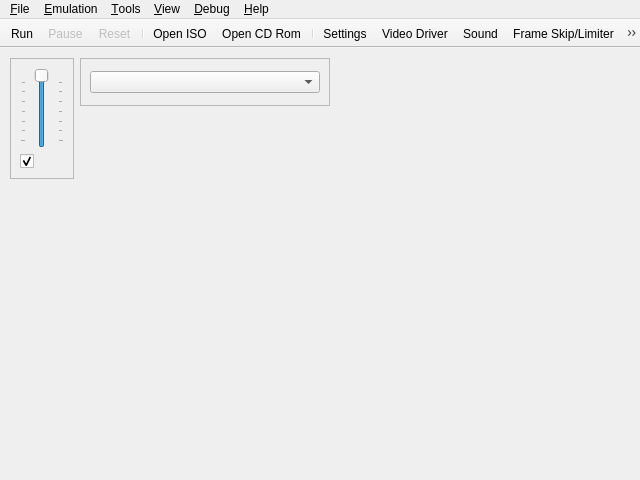
<?xml version="1.0" encoding="UTF-8"?>
<ui version="4.0">
 <class>UIYabause</class>
 <widget class="QMainWindow" name="UIYabause">
  <property name="geometry">
   <rect>
    <x>0</x>
    <y>0</y>
    <width>640</width>
    <height>480</height>
   </rect>
  </property>
  <property name="windowTitle">
   <string notr="true">Yaba Sanshiro</string>
  </property>
  <property name="windowIcon">
   <iconset>
    <normaloff>../../android/app/src/main/res/mipmap-xxxhdpi/ic_launcher.png</normaloff>../../android/app/src/main/res/mipmap-xxxhdpi/ic_launcher.png</iconset>
  </property>
  <property name="iconSize">
   <size>
    <width>16</width>
    <height>16</height>
   </size>
  </property>
  <widget class="QWidget" name="centralwidget">
   <widget class="QFrame" name="fSound">
    <property name="geometry">
     <rect>
      <x>10</x>
      <y>10</y>
      <width>64</width>
      <height>121</height>
     </rect>
    </property>
    <property name="sizePolicy">
     <sizepolicy hsizetype="Maximum" vsizetype="Fixed">
      <horstretch>0</horstretch>
      <verstretch>0</verstretch>
     </sizepolicy>
    </property>
    <property name="frameShape">
     <enum>QFrame::Shape::StyledPanel</enum>
    </property>
    <property name="frameShadow">
     <enum>QFrame::Shadow::Sunken</enum>
    </property>
    <layout class="QVBoxLayout">
     <item>
      <widget class="QSlider" name="sVolume">
       <property name="sizePolicy">
        <sizepolicy hsizetype="Expanding" vsizetype="Expanding">
         <horstretch>0</horstretch>
         <verstretch>0</verstretch>
        </sizepolicy>
       </property>
       <property name="toolTip">
        <string>Volume</string>
       </property>
       <property name="maximum">
        <number>100</number>
       </property>
       <property name="value">
        <number>100</number>
       </property>
       <property name="orientation">
        <enum>Qt::Orientation::Vertical</enum>
       </property>
       <property name="tickPosition">
        <enum>QSlider::TickPosition::TicksBothSides</enum>
       </property>
       <property name="tickInterval">
        <number>15</number>
       </property>
      </widget>
     </item>
     <item>
      <widget class="QCheckBox" name="cbSound">
       <property name="toolTip">
        <string>Mute/UnMute Sound</string>
       </property>
       <property name="icon">
        <iconset resource="../resources/resources.qrc">
         <normaloff>:/actions/sound.png</normaloff>:/actions/sound.png</iconset>
       </property>
       <property name="checked">
        <bool>true</bool>
       </property>
      </widget>
     </item>
    </layout>
   </widget>
   <widget class="QFrame" name="fVideoDriver">
    <property name="geometry">
     <rect>
      <x>80</x>
      <y>10</y>
      <width>250</width>
      <height>48</height>
     </rect>
    </property>
    <property name="sizePolicy">
     <sizepolicy hsizetype="Maximum" vsizetype="Fixed">
      <horstretch>0</horstretch>
      <verstretch>0</verstretch>
     </sizepolicy>
    </property>
    <property name="frameShape">
     <enum>QFrame::Shape::StyledPanel</enum>
    </property>
    <property name="frameShadow">
     <enum>QFrame::Shadow::Sunken</enum>
    </property>
    <layout class="QVBoxLayout">
     <item>
      <widget class="QComboBox" name="cbVideoDriver"/>
     </item>
    </layout>
   </widget>
  </widget>
  <widget class="QMenuBar" name="menubar">
   <property name="geometry">
    <rect>
     <x>0</x>
     <y>0</y>
     <width>640</width>
     <height>21</height>
    </rect>
   </property>
   <widget class="QMenu" name="mFile">
    <property name="title">
     <string>&amp;File</string>
    </property>
    <widget class="QMenu" name="mFileSaveState">
     <property name="title">
      <string>S&amp;ave State</string>
     </property>
     <property name="icon">
      <iconset resource="../resources/resources.qrc">
       <normaloff>:/actions/icons/actions/save_state.png</normaloff>:/actions/icons/actions/save_state.png</iconset>
     </property>
     <addaction name="actionTo_Cloud"/>
     <addaction name="separator"/>
     <addaction name="aFileSaveStateAs"/>
     <addaction name="separator"/>
     <addaction name="aFileSaveState0"/>
     <addaction name="aFileSaveState1"/>
     <addaction name="aFileSaveState2"/>
     <addaction name="aFileSaveState3"/>
     <addaction name="aFileSaveState4"/>
     <addaction name="aFileSaveState5"/>
     <addaction name="aFileSaveState6"/>
     <addaction name="aFileSaveState7"/>
     <addaction name="aFileSaveState8"/>
     <addaction name="aFileSaveState9"/>
    </widget>
    <widget class="QMenu" name="mFileLoadState">
     <property name="title">
      <string>L&amp;oad State</string>
     </property>
     <property name="icon">
      <iconset resource="../resources/resources.qrc">
       <normaloff>:/actions/icons/actions/load_state.png</normaloff>:/actions/icons/actions/load_state.png</iconset>
     </property>
     <addaction name="actionFrom_Cloud"/>
     <addaction name="separator"/>
     <addaction name="aFileLoadStateAs"/>
     <addaction name="separator"/>
     <addaction name="aFileLoadState0"/>
     <addaction name="aFileLoadState1"/>
     <addaction name="aFileLoadState2"/>
     <addaction name="aFileLoadState3"/>
     <addaction name="aFileLoadState4"/>
     <addaction name="aFileLoadState5"/>
     <addaction name="aFileLoadState6"/>
     <addaction name="aFileLoadState7"/>
     <addaction name="aFileLoadState8"/>
     <addaction name="aFileLoadState9"/>
    </widget>
    <addaction name="aFileSettings"/>
    <addaction name="separator"/>
    <addaction name="actionGame_Browser"/>
    <addaction name="aFileOpenISO"/>
    <addaction name="aFileOpenCDRom"/>
    <addaction name="aFileOpenSSF"/>
    <addaction name="actionOpen_Tray"/>
    <addaction name="separator"/>
    <addaction name="mFileSaveState"/>
    <addaction name="mFileLoadState"/>
    <addaction name="separator"/>
    <addaction name="aFileScreenshot"/>
    <addaction name="separator"/>
    <addaction name="aFileQuit"/>
    <addaction name="separator"/>
    <addaction name="aFileAndroid"/>
    <addaction name="aFileiOS"/>
   </widget>
   <widget class="QMenu" name="mView">
    <property name="title">
     <string>&amp;View</string>
    </property>
    <widget class="QMenu" name="mViewLayer">
     <property name="title">
      <string>&amp;Layer</string>
     </property>
     <property name="icon">
      <iconset resource="../resources/resources.qrc">
       <normaloff>:/actions/icons/actions/layer.png</normaloff>:/actions/icons/actions/layer.png</iconset>
     </property>
     <addaction name="aViewLayerVdp1"/>
     <addaction name="aViewLayerNBG0"/>
     <addaction name="aViewLayerNBG1"/>
     <addaction name="aViewLayerNBG2"/>
     <addaction name="aViewLayerNBG3"/>
     <addaction name="aViewLayerRBG0"/>
    </widget>
    <addaction name="aViewFPS"/>
    <addaction name="mViewLayer"/>
    <addaction name="aViewFullscreen"/>
    <addaction name="aViewLog"/>
   </widget>
   <widget class="QMenu" name="mViewDebug">
    <property name="enabled">
     <bool>true</bool>
    </property>
    <property name="title">
     <string>&amp;Debug</string>
    </property>
    <addaction name="aViewDebugMSH2"/>
    <addaction name="aViewDebugSSH2"/>
    <addaction name="aViewDebugVDP1"/>
    <addaction name="aViewDebugVDP2"/>
    <addaction name="aViewDebugM68K"/>
    <addaction name="aViewDebugSCUDSP"/>
    <addaction name="aViewDebugSCSP"/>
    <addaction name="aViewDebugSCSPChan"/>
    <addaction name="aViewDebugSCSPDSP"/>
    <addaction name="separator"/>
    <addaction name="aViewDebugMemoryEditor"/>
    <addaction name="separator"/>
    <addaction name="aTraceLogging"/>
   </widget>
   <widget class="QMenu" name="mHelp">
    <property name="title">
     <string>&amp;Help</string>
    </property>
    <addaction name="aHelpReport"/>
    <addaction name="aHelpCompatibilityList"/>
    <addaction name="aHelpAbout"/>
    <addaction name="actionCheck_for_updates"/>
   </widget>
   <widget class="QMenu" name="mTools">
    <property name="title">
     <string>&amp;Tools</string>
    </property>
    <addaction name="actionOpen_web_interface"/>
    <addaction name="aToolsBackupManager"/>
    <addaction name="aToolsCheatsList"/>
    <addaction name="aToolsCheatSearch"/>
    <addaction name="aToolsTransfer"/>
   </widget>
   <widget class="QMenu" name="mEmulation">
    <property name="title">
     <string>&amp;Emulation</string>
    </property>
    <addaction name="aEmulationRun"/>
    <addaction name="aEmulationPause"/>
    <addaction name="aEmulationReset"/>
    <addaction name="separator"/>
    <addaction name="aEmulationFrameSkipLimiter"/>
    <addaction name="actionRecord"/>
    <addaction name="actionPlay"/>
   </widget>
   <addaction name="mFile"/>
   <addaction name="mEmulation"/>
   <addaction name="mTools"/>
   <addaction name="mView"/>
   <addaction name="mViewDebug"/>
   <addaction name="mHelp"/>
  </widget>
  <widget class="QToolBar" name="toolBar">
   <property name="windowTitle">
    <string>toolBar</string>
   </property>
   <property name="movable">
    <bool>false</bool>
   </property>
   <property name="iconSize">
    <size>
     <width>24</width>
     <height>24</height>
    </size>
   </property>
   <property name="floatable">
    <bool>true</bool>
   </property>
   <attribute name="toolBarArea">
    <enum>TopToolBarArea</enum>
   </attribute>
   <attribute name="toolBarBreak">
    <bool>false</bool>
   </attribute>
   <addaction name="aEmulationRun"/>
   <addaction name="aEmulationPause"/>
   <addaction name="aEmulationReset"/>
   <addaction name="separator"/>
   <addaction name="aFileOpenISO"/>
   <addaction name="aFileOpenCDRom"/>
   <addaction name="separator"/>
   <addaction name="aFileSettings"/>
   <addaction name="aVideoDriver"/>
   <addaction name="aSound"/>
   <addaction name="aEmulationFrameSkipLimiter"/>
   <addaction name="aViewFPS"/>
   <addaction name="aViewFullscreen"/>
   <addaction name="aFileScreenshot"/>
   <addaction name="separator"/>
   <addaction name="aToolsBackupManager"/>
   <addaction name="aToolsCheatsList"/>
   <addaction name="separator"/>
   <addaction name="aFileQuit"/>
   <addaction name="aHelpAbout"/>
   <addaction name="actionAndroid"/>
   <addaction name="actioniOS"/>
  </widget>
  <action name="aFileQuit">
   <property name="icon">
    <iconset resource="../resources/resources.qrc">
     <normaloff>:/actions/icons/actions/quit.png</normaloff>:/actions/icons/actions/quit.png</iconset>
   </property>
   <property name="text">
    <string>&amp;Quit</string>
   </property>
   <property name="shortcut">
    <string>Ctrl+Q</string>
   </property>
  </action>
  <action name="aYabauseStart">
   <property name="text">
    <string>Start</string>
   </property>
  </action>
  <action name="aYabauseStop">
   <property name="text">
    <string>Stop</string>
   </property>
  </action>
  <action name="aFileSettings">
   <property name="icon">
    <iconset resource="../resources/resources.qrc">
     <normaloff>:/actions/icons/actions/settings.png</normaloff>:/actions/icons/actions/settings.png</iconset>
   </property>
   <property name="text">
    <string>&amp;Settings...</string>
   </property>
   <property name="shortcut">
    <string>Ctrl+S</string>
   </property>
  </action>
  <action name="aEmulationRun">
   <property name="icon">
    <iconset resource="../resources/resources.qrc">
     <normaloff>:/actions/icons/actions/play.png</normaloff>:/actions/icons/actions/play.png</iconset>
   </property>
   <property name="text">
    <string>R&amp;un</string>
   </property>
   <property name="shortcut">
    <string>F1</string>
   </property>
  </action>
  <action name="aEmulationPause">
   <property name="enabled">
    <bool>false</bool>
   </property>
   <property name="icon">
    <iconset resource="../resources/resources.qrc">
     <normaloff>:/actions/icons/actions/pause.png</normaloff>:/actions/icons/actions/pause.png</iconset>
   </property>
   <property name="text">
    <string>&amp;Pause</string>
   </property>
   <property name="shortcut">
    <string>F2</string>
   </property>
  </action>
  <action name="aEmulationReset">
   <property name="enabled">
    <bool>false</bool>
   </property>
   <property name="icon">
    <iconset resource="../resources/resources.qrc">
     <normaloff>:/actions/icons/actions/reset.png</normaloff>:/actions/icons/actions/reset.png</iconset>
   </property>
   <property name="text">
    <string>&amp;Reset</string>
   </property>
   <property name="shortcut">
    <string>F3</string>
   </property>
  </action>
  <action name="aToolsTransfer">
   <property name="enabled">
    <bool>true</bool>
   </property>
   <property name="icon">
    <iconset resource="../resources/resources.qrc">
     <normaloff>:/actions/icons/actions/transfert.png</normaloff>:/actions/icons/actions/transfert.png</iconset>
   </property>
   <property name="text">
    <string>&amp;Transfer</string>
   </property>
   <property name="shortcut">
    <string>Ctrl+T</string>
   </property>
  </action>
  <action name="aFileScreenshot">
   <property name="icon">
    <iconset resource="../resources/resources.qrc">
     <normaloff>:/actions/icons/actions/screenshot.png</normaloff>:/actions/icons/actions/screenshot.png</iconset>
   </property>
   <property name="text">
    <string>Sc&amp;reenshot</string>
   </property>
   <property name="shortcut">
    <string>F8</string>
   </property>
  </action>
  <action name="aEmulationFrameSkipLimiter">
   <property name="checkable">
    <bool>true</bool>
   </property>
   <property name="icon">
    <iconset resource="../resources/resources.qrc">
     <normaloff>:/actions/icons/actions/frame_skipping.png</normaloff>:/actions/icons/actions/frame_skipping.png</iconset>
   </property>
   <property name="text">
    <string>&amp;Frame Skip/Limiter</string>
   </property>
   <property name="shortcut">
    <string>F4</string>
   </property>
  </action>
  <action name="aViewFPS">
   <property name="checkable">
    <bool>true</bool>
   </property>
   <property name="icon">
    <iconset resource="../resources/resources.qrc">
     <normaloff>:/actions/icons/actions/fps.png</normaloff>:/actions/icons/actions/fps.png</iconset>
   </property>
   <property name="text">
    <string>F&amp;PS</string>
   </property>
   <property name="iconText">
    <string>FPS</string>
   </property>
   <property name="shortcut">
    <string>F12</string>
   </property>
  </action>
  <action name="aViewLayerVdp1">
   <property name="checkable">
    <bool>true</bool>
   </property>
   <property name="checked">
    <bool>true</bool>
   </property>
   <property name="text">
    <string>Vdp1</string>
   </property>
   <property name="shortcut">
    <string>1</string>
   </property>
  </action>
  <action name="aViewFullscreen">
   <property name="checkable">
    <bool>true</bool>
   </property>
   <property name="icon">
    <iconset resource="../resources/resources.qrc">
     <normaloff>:/actions/fullscreen.png</normaloff>:/actions/fullscreen.png</iconset>
   </property>
   <property name="text">
    <string>&amp;Fullscreen</string>
   </property>
   <property name="shortcut">
    <string>Alt+Return</string>
   </property>
  </action>
  <action name="aViewLog">
   <property name="checkable">
    <bool>true</bool>
   </property>
   <property name="icon">
    <iconset resource="../resources/resources.qrc">
     <normaloff>:/actions/icons/actions/log.png</normaloff>:/actions/icons/actions/log.png</iconset>
   </property>
   <property name="text">
    <string>&amp;Log</string>
   </property>
   <property name="shortcut">
    <string>Ctrl+L</string>
   </property>
  </action>
  <action name="aViewDebugMSH2">
   <property name="icon">
    <iconset resource="../resources/resources.qrc">
     <normaloff>:/actions/icons/actions/debug_cpu.png</normaloff>:/actions/icons/actions/debug_cpu.png</iconset>
   </property>
   <property name="text">
    <string>&amp;Master SH2</string>
   </property>
  </action>
  <action name="aViewDebugSSH2">
   <property name="enabled">
    <bool>true</bool>
   </property>
   <property name="icon">
    <iconset resource="../resources/resources.qrc">
     <normaloff>:/actions/icons/actions/debug_cpu.png</normaloff>:/actions/icons/actions/debug_cpu.png</iconset>
   </property>
   <property name="text">
    <string>&amp;Slave SH2</string>
   </property>
  </action>
  <action name="aViewDebugVDP1">
   <property name="enabled">
    <bool>true</bool>
   </property>
   <property name="icon">
    <iconset resource="../resources/resources.qrc">
     <normaloff>:/actions/icons/actions/debug_cpu.png</normaloff>:/actions/icons/actions/debug_cpu.png</iconset>
   </property>
   <property name="text">
    <string>VDP&amp;1</string>
   </property>
  </action>
  <action name="aViewDebugVDP2">
   <property name="enabled">
    <bool>true</bool>
   </property>
   <property name="icon">
    <iconset resource="../resources/resources.qrc">
     <normaloff>:/actions/icons/actions/debug_cpu.png</normaloff>:/actions/icons/actions/debug_cpu.png</iconset>
   </property>
   <property name="text">
    <string>VDP&amp;2</string>
   </property>
  </action>
  <action name="aViewDebugM68K">
   <property name="enabled">
    <bool>true</bool>
   </property>
   <property name="icon">
    <iconset resource="../resources/resources.qrc">
     <normaloff>:/actions/icons/actions/debug_cpu.png</normaloff>:/actions/icons/actions/debug_cpu.png</iconset>
   </property>
   <property name="text">
    <string>M&amp;68K</string>
   </property>
  </action>
  <action name="aViewDebugSCUDSP">
   <property name="enabled">
    <bool>true</bool>
   </property>
   <property name="icon">
    <iconset resource="../resources/resources.qrc">
     <normaloff>:/actions/icons/actions/debug_cpu.png</normaloff>:/actions/icons/actions/debug_cpu.png</iconset>
   </property>
   <property name="text">
    <string>SCU-&amp;DSP</string>
   </property>
  </action>
  <action name="aViewDebugSCSP">
   <property name="enabled">
    <bool>true</bool>
   </property>
   <property name="icon">
    <iconset resource="../resources/resources.qrc">
     <normaloff>:/actions/icons/actions/debug_cpu.png</normaloff>:/actions/icons/actions/debug_cpu.png</iconset>
   </property>
   <property name="text">
    <string>S&amp;CSP</string>
   </property>
  </action>
  <action name="aViewDebugMemoryTransfer">
   <property name="enabled">
    <bool>true</bool>
   </property>
   <property name="text">
    <string>Memory Transfer</string>
   </property>
  </action>
  <action name="aHelpAbout">
   <property name="icon">
    <iconset resource="../resources/resources.qrc">
     <normaloff>:/actions/icons/actions/about.png</normaloff>:/actions/icons/actions/about.png</iconset>
   </property>
   <property name="text">
    <string>&amp;About...</string>
   </property>
  </action>
  <action name="aViewLayerNBG0">
   <property name="checkable">
    <bool>true</bool>
   </property>
   <property name="checked">
    <bool>true</bool>
   </property>
   <property name="text">
    <string>NBG0</string>
   </property>
   <property name="shortcut">
    <string>2</string>
   </property>
  </action>
  <action name="aViewLayerNBG1">
   <property name="checkable">
    <bool>true</bool>
   </property>
   <property name="checked">
    <bool>true</bool>
   </property>
   <property name="text">
    <string>NBG1</string>
   </property>
   <property name="shortcut">
    <string>3</string>
   </property>
  </action>
  <action name="aViewLayerNBG2">
   <property name="checkable">
    <bool>true</bool>
   </property>
   <property name="checked">
    <bool>true</bool>
   </property>
   <property name="text">
    <string>NBG2</string>
   </property>
   <property name="shortcut">
    <string>4</string>
   </property>
  </action>
  <action name="aViewLayerNBG3">
   <property name="checkable">
    <bool>true</bool>
   </property>
   <property name="checked">
    <bool>true</bool>
   </property>
   <property name="text">
    <string>NBG3</string>
   </property>
   <property name="shortcut">
    <string>5</string>
   </property>
  </action>
  <action name="aViewLayerRBG0">
   <property name="checkable">
    <bool>true</bool>
   </property>
   <property name="checked">
    <bool>true</bool>
   </property>
   <property name="text">
    <string>RBG0</string>
   </property>
   <property name="shortcut">
    <string>6</string>
   </property>
  </action>
  <action name="aFileSaveState1">
   <property name="text">
    <string>Save1</string>
   </property>
   <property name="shortcut">
    <string>Ctrl+1</string>
   </property>
  </action>
  <action name="aFileSaveState2">
   <property name="text">
    <string>Save2</string>
   </property>
   <property name="shortcut">
    <string>Ctrl+2</string>
   </property>
  </action>
  <action name="aFileSaveState3">
   <property name="text">
    <string>Save3</string>
   </property>
   <property name="shortcut">
    <string>Ctrl+3</string>
   </property>
  </action>
  <action name="aFileSaveState4">
   <property name="text">
    <string>Save4</string>
   </property>
   <property name="shortcut">
    <string>Ctrl+4</string>
   </property>
  </action>
  <action name="aFileSaveState5">
   <property name="text">
    <string>Save5</string>
   </property>
   <property name="shortcut">
    <string>Ctrl+5</string>
   </property>
  </action>
  <action name="aFileSaveState6">
   <property name="text">
    <string>Save6</string>
   </property>
   <property name="shortcut">
    <string>Ctrl+6</string>
   </property>
  </action>
  <action name="aFileSaveState7">
   <property name="text">
    <string>Save7</string>
   </property>
   <property name="shortcut">
    <string>Ctrl+7</string>
   </property>
  </action>
  <action name="aFileSaveState8">
   <property name="text">
    <string>Save8</string>
   </property>
   <property name="shortcut">
    <string>Ctrl+8</string>
   </property>
  </action>
  <action name="aFileSaveState9">
   <property name="text">
    <string>Save9</string>
   </property>
   <property name="shortcut">
    <string>Ctrl+9</string>
   </property>
  </action>
  <action name="aFileLoadState1">
   <property name="text">
    <string>Load1</string>
   </property>
   <property name="shortcut">
    <string>Alt+1</string>
   </property>
  </action>
  <action name="aFileLoadState2">
   <property name="text">
    <string>Load2</string>
   </property>
   <property name="shortcut">
    <string>Alt+2</string>
   </property>
  </action>
  <action name="aFileLoadState3">
   <property name="text">
    <string>Load3</string>
   </property>
   <property name="shortcut">
    <string>Alt+3</string>
   </property>
  </action>
  <action name="aFileLoadState4">
   <property name="text">
    <string>Load4</string>
   </property>
   <property name="shortcut">
    <string>Alt+4</string>
   </property>
  </action>
  <action name="aFileLoadState5">
   <property name="text">
    <string>Load5</string>
   </property>
   <property name="shortcut">
    <string>Alt+5</string>
   </property>
  </action>
  <action name="aFileLoadState6">
   <property name="text">
    <string>Load6</string>
   </property>
   <property name="shortcut">
    <string>Alt+6</string>
   </property>
  </action>
  <action name="aFileLoadState7">
   <property name="text">
    <string>Load7</string>
   </property>
   <property name="shortcut">
    <string>Alt+7</string>
   </property>
  </action>
  <action name="aFileLoadState8">
   <property name="text">
    <string>Load8</string>
   </property>
   <property name="shortcut">
    <string>Alt+8</string>
   </property>
  </action>
  <action name="aFileLoadState9">
   <property name="text">
    <string>Load9</string>
   </property>
   <property name="shortcut">
    <string>Alt+9</string>
   </property>
  </action>
  <action name="aFileSaveStateAs">
   <property name="text">
    <string>To File...</string>
   </property>
   <property name="shortcut">
    <string>F9</string>
   </property>
  </action>
  <action name="aFileLoadStateAs">
   <property name="text">
    <string>From File...</string>
   </property>
   <property name="shortcut">
    <string>F5</string>
   </property>
  </action>
  <action name="aToolsCheatsList">
   <property name="icon">
    <iconset resource="../resources/resources.qrc">
     <normaloff>:/actions/icons/actions/cheats.png</normaloff>:/actions/icons/actions/cheats.png</iconset>
   </property>
   <property name="text">
    <string>&amp;Cheats List...</string>
   </property>
   <property name="shortcut">
    <string>Alt+L</string>
   </property>
  </action>
  <action name="aToolsBackupManager">
   <property name="icon">
    <iconset resource="../resources/resources.qrc">
     <normaloff>:/actions/icons/actions/backup_ram.png</normaloff>:/actions/icons/actions/backup_ram.png</iconset>
   </property>
   <property name="text">
    <string>&amp;Backup Manager...</string>
   </property>
   <property name="shortcut">
    <string>Alt+B</string>
   </property>
  </action>
  <action name="aFileOpenISO">
   <property name="icon">
    <iconset resource="../resources/resources.qrc">
     <normaloff>:/actions/icons/actions/iso.png</normaloff>:/actions/icons/actions/iso.png</iconset>
   </property>
   <property name="text">
    <string>Open &amp;ISO...</string>
   </property>
   <property name="shortcut">
    <string>Ctrl+I</string>
   </property>
  </action>
  <action name="aFileOpenCDRom">
   <property name="icon">
    <iconset resource="../resources/resources.qrc">
     <normaloff>:/actions/icons/actions/cd.png</normaloff>:/actions/icons/actions/cd.png</iconset>
   </property>
   <property name="text">
    <string>Open &amp;CD Rom...</string>
   </property>
   <property name="shortcut">
    <string>Ctrl+C</string>
   </property>
  </action>
  <action name="aHelpReport">
   <property name="icon">
    <iconset resource="../resources/resources.qrc">
     <normaloff>:/actions/icons/actions/compatibility.png</normaloff>:/actions/icons/actions/compatibility.png</iconset>
   </property>
   <property name="text">
    <string>Bug report</string>
   </property>
   <property name="statusTip">
    <string>https://github.com/devmiyax/yabause/issues</string>
   </property>
  </action>
  <action name="aHelpCompatibilityList">
   <property name="icon">
    <iconset resource="../resources/resources.qrc">
     <normaloff>:/actions/icons/actions/compatibility.png</normaloff>:/actions/icons/actions/compatibility.png</iconset>
   </property>
   <property name="text">
    <string>Compatibility List</string>
   </property>
   <property name="statusTip">
    <string>http://www.uoyabause.org/games</string>
   </property>
  </action>
  <action name="aSound">
   <property name="icon">
    <iconset resource="../resources/resources.qrc">
     <normaloff>:/actions/sound.png</normaloff>:/actions/sound.png</iconset>
   </property>
   <property name="text">
    <string>Sound...</string>
   </property>
  </action>
  <action name="aVideoDriver">
   <property name="icon">
    <iconset resource="../resources/resources.qrc">
     <normaloff>:/actions/icons/actions/video.png</normaloff>:/actions/icons/actions/video.png</iconset>
   </property>
   <property name="text">
    <string>Video Driver</string>
   </property>
  </action>
  <action name="aFileSaveState0">
   <property name="text">
    <string>Save0</string>
   </property>
   <property name="shortcut">
    <string>Ctrl+0</string>
   </property>
  </action>
  <action name="aFileLoadState0">
   <property name="text">
    <string>Load0</string>
   </property>
   <property name="shortcut">
    <string>Alt+0</string>
   </property>
  </action>
  <action name="aViewDebugMemoryEditor">
   <property name="enabled">
    <bool>true</bool>
   </property>
   <property name="icon">
    <iconset resource="../resources/resources.qrc">
     <normaloff>:/actions/icons/actions/debug_cpu.png</normaloff>:/actions/icons/actions/debug_cpu.png</iconset>
   </property>
   <property name="text">
    <string>Memory &amp;Editor</string>
   </property>
  </action>
  <action name="aToolsCheatSearch">
   <property name="icon">
    <iconset resource="../resources/resources.qrc">
     <normaloff>:/actions/icons/actions/cheat_search.png</normaloff>:/actions/icons/actions/cheat_search.png</iconset>
   </property>
   <property name="text">
    <string>Cheat &amp;Search...</string>
   </property>
   <property name="shortcut">
    <string>Alt+S</string>
   </property>
  </action>
  <action name="aViewDebugSCSPDSP">
   <property name="icon">
    <iconset resource="../resources/resources.qrc">
     <normaloff>:/actions/icons/actions/debug_cpu.png</normaloff>:/actions/icons/actions/debug_cpu.png</iconset>
   </property>
   <property name="text">
    <string>SCSP DSP</string>
   </property>
  </action>
  <action name="aTraceLogging">
   <property name="checkable">
    <bool>true</bool>
   </property>
   <property name="checked">
    <bool>false</bool>
   </property>
   <property name="text">
    <string>Trace Logging</string>
   </property>
  </action>
  <action name="aViewDebugSCSPChan">
   <property name="text">
    <string>SCSP Channels</string>
   </property>
  </action>
  <action name="aFileOpenSSF">
   <property name="text">
    <string>Open SSF</string>
   </property>
  </action>
  <action name="actionOpen_Tray">
   <property name="text">
    <string>Open&amp;Tray</string>
   </property>
   <property name="toolTip">
    <string>Open Tray</string>
   </property>
  </action>
  <action name="actionAndroid">
   <property name="icon">
    <iconset resource="../resources/resources.qrc">
     <normaloff>:/actions/icons/actions/android-head_flat.png</normaloff>:/actions/icons/actions/android-head_flat.png</iconset>
   </property>
   <property name="text">
    <string>Android</string>
   </property>
   <property name="toolTip">
    <string>Android</string>
   </property>
  </action>
  <action name="actionOpen_web_interface">
   <property name="icon">
    <iconset resource="../resources/resources.qrc">
     <normaloff>:/actions/verified_user.png</normaloff>:/actions/verified_user.png</iconset>
   </property>
   <property name="text">
    <string>Sign In/Out</string>
   </property>
   <property name="statusTip">
    <string>https://uoyabause.firebaseapp.com/</string>
   </property>
  </action>
  <action name="actionTo_Cloud">
   <property name="icon">
    <iconset resource="../resources/resources.qrc">
     <normaloff>:/actions/cloud_upload.png</normaloff>:/actions/cloud_upload.png</iconset>
   </property>
   <property name="text">
    <string>To Cloud</string>
   </property>
   <property name="shortcut">
    <string>Shift+F9</string>
   </property>
  </action>
  <action name="actionFrom_Cloud">
   <property name="icon">
    <iconset resource="../resources/resources.qrc">
     <normaloff>:/actions/cloud_download.png</normaloff>:/actions/cloud_download.png</iconset>
   </property>
   <property name="text">
    <string>From Cloud</string>
   </property>
   <property name="shortcut">
    <string>Shift+F5</string>
   </property>
  </action>
  <action name="actionRecord">
   <property name="text">
    <string>Record</string>
   </property>
  </action>
  <action name="actionPlay">
   <property name="text">
    <string>Play</string>
   </property>
  </action>
  <action name="actionGame_Browser">
   <property name="text">
    <string>Game Browser</string>
   </property>
  </action>
  <action name="actioniOS">
   <property name="icon">
    <iconset resource="../resources/resources.qrc">
     <normaloff>:/actions/icons/actions/Apple_iOS_logo.svg.png</normaloff>:/actions/icons/actions/Apple_iOS_logo.svg.png</iconset>
   </property>
   <property name="text">
    <string>iOS</string>
   </property>
   <property name="toolTip">
    <string>iOS</string>
   </property>
   <property name="menuRole">
    <enum>QAction::MenuRole::NoRole</enum>
   </property>
  </action>
  <action name="aFileAndroid">
   <property name="icon">
    <iconset resource="../resources/resources.qrc">
     <normaloff>:/actions/icons/actions/android-head_flat.png</normaloff>:/actions/icons/actions/android-head_flat.png</iconset>
   </property>
   <property name="text">
    <string>Android</string>
   </property>
  </action>
  <action name="aFileiOS">
   <property name="icon">
    <iconset resource="../resources/resources.qrc">
     <normaloff>:/actions/icons/actions/Apple_iOS_logo.svg.png</normaloff>:/actions/icons/actions/Apple_iOS_logo.svg.png</iconset>
   </property>
   <property name="text">
    <string>iOS</string>
   </property>
  </action>
  <action name="actionCheck_for_updates">
   <property name="text">
    <string>Check for updates</string>
   </property>
  </action>
 </widget>
 <resources>
  <include location="../resources/resources.qrc"/>
 </resources>
 <connections>
  <connection>
   <sender>aFileQuit</sender>
   <signal>triggered()</signal>
   <receiver>UIYabause</receiver>
   <slot>close()</slot>
   <hints>
    <hint type="sourcelabel">
     <x>-1</x>
     <y>-1</y>
    </hint>
    <hint type="destinationlabel">
     <x>159</x>
     <y>119</y>
    </hint>
   </hints>
  </connection>
 </connections>
</ui>
